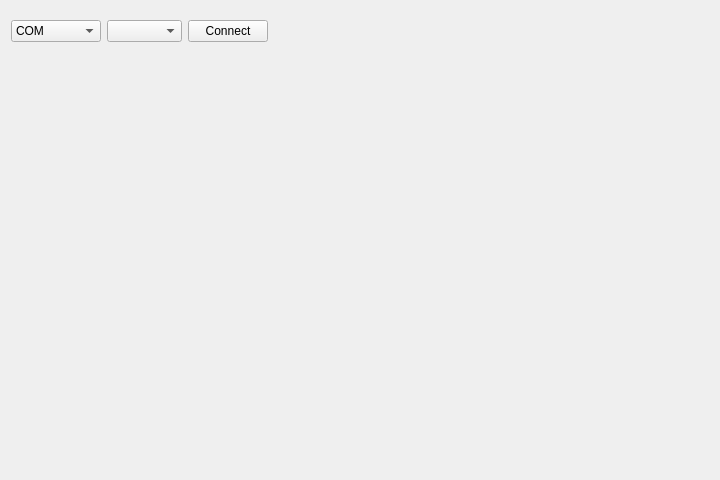
<?xml version="1.0" encoding="UTF-8"?>
<ui version="4.0">
 <class>MainWindow</class>
 <widget class="QMainWindow" name="MainWindow">
  <property name="geometry">
   <rect>
    <x>0</x>
    <y>0</y>
    <width>720</width>
    <height>480</height>
   </rect>
  </property>
  <property name="minimumSize">
   <size>
    <width>720</width>
    <height>480</height>
   </size>
  </property>
  <property name="maximumSize">
   <size>
    <width>720</width>
    <height>480</height>
   </size>
  </property>
  <property name="windowTitle">
   <string>Device Telnet Manager</string>
  </property>
  <widget class="QWidget" name="centralWidget">
   <layout class="QGridLayout" name="gridLayout">
    <item row="0" column="0">
     <widget class="QComboBox" name="portNameBox">
      <property name="minimumSize">
       <size>
        <width>90</width>
        <height>22</height>
       </size>
      </property>
      <property name="maximumSize">
       <size>
        <width>90</width>
        <height>22</height>
       </size>
      </property>
      <item>
       <property name="text">
        <string>COM</string>
       </property>
      </item>
      <item>
       <property name="text">
        <string>telenet</string>
       </property>
      </item>
     </widget>
    </item>
    <item row="0" column="1">
     <widget class="QComboBox" name="baudRateBox">
      <property name="minimumSize">
       <size>
        <width>75</width>
        <height>22</height>
       </size>
      </property>
      <property name="maximumSize">
       <size>
        <width>75</width>
        <height>22</height>
       </size>
      </property>
     </widget>
    </item>
    <item row="0" column="2">
     <widget class="QPushButton" name="connectBtn">
      <property name="minimumSize">
       <size>
        <width>80</width>
        <height>22</height>
       </size>
      </property>
      <property name="maximumSize">
       <size>
        <width>80</width>
        <height>22</height>
       </size>
      </property>
      <property name="text">
       <string>Connect</string>
      </property>
     </widget>
    </item>
    <item row="0" column="3">
     <widget class="QWidget" name="led" native="true">
      <property name="minimumSize">
       <size>
        <width>40</width>
        <height>40</height>
       </size>
      </property>
     </widget>
    </item>
    <item row="0" column="4">
     <spacer name="horizontalSpacer">
      <property name="orientation">
       <enum>Qt::Horizontal</enum>
      </property>
      <property name="sizeHint" stdset="0">
       <size>
        <width>375</width>
        <height>20</height>
       </size>
      </property>
     </spacer>
    </item>
    <item row="2" column="0" colspan="5">
     <widget class="QWidget" name="console" native="true"/>
    </item>
   </layout>
  </widget>
 </widget>
 <layoutdefault spacing="6" margin="11"/>
 <resources/>
 <connections/>
</ui>
